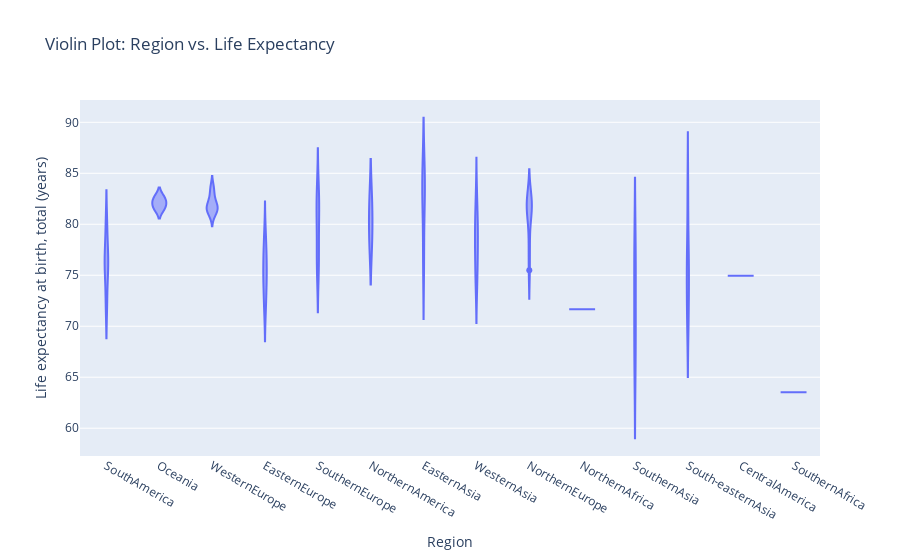

Notebook code cell kept with this figure:
### Markdown cell above
## Violin Plot

### Code cell
fig = px.violin(df, x="Region", y="Life expectancy at birth, total (years)", title="Violin Plot: Region vs. Life Expectancy")
fig.show()

### Figure 1 — Plotly figure (JSON) as saved in the notebook; plotly's stock layout.template omitted (floating-point values rounded to 4 significant figures)
{"data": [{"alignmentgroup": "True", "box": {"visible": false}, "hovertemplate": "Region=%{x}<br>Life expectancy at birth, total (years)=%{y}<extra></extra>", "legendgroup": "", "marker": {"color": "#636efa"}, "name": "", "offsetgroup": "", "orientation": "v", "scalegroup": "True", "showlegend": false, "type": "violin", "x": ["SouthAmerica", "Oceania", "WesternEurope", "EasternEurope", "WesternEurope", "SouthernEurope", "SouthAmerica", "EasternEurope", "NorthernAmerica", "SouthAmerica", "EasternAsia", "EasternAsia", "SouthAmerica", "SouthernEurope", "WesternAsia", "EasternEurope", "NorthernEurope", "NorthernAfrica", "NorthernEurope", "NorthernEurope", "WesternEurope", "WesternEurope", "SouthernEurope", "EasternEurope", "SouthernAsia", "South-easternAsia", "SouthernAsia", "NorthernEurope", "WesternAsia", "SouthernEurope", "EasternAsia", "WesternAsia", "WesternAsia", "NorthernEurope", "South-easternAsia", "CentralAmerica", "WesternEurope", "Oceania", "NorthernEurope", "SouthernAsia", "South-easternAsia", "EasternEurope", "SouthernEurope", "WesternAsia", "EasternAsia", "EasternEurope", "EasternEurope", "WesternAsia", "SouthernEurope", "South-easternAsia", "EasternEurope", "SouthernEurope", "SouthernAfrica", "SouthernEurope", "SouthernAsia", "NorthernEurope", "WesternEurope", "South-easternAsia", "SouthernEurope", "WesternAsia", "EasternEurope", "WesternAsia", "NorthernEurope", "NorthernAmerica", "SouthAmerica", "South-easternAsia"], "x0": " ", "xaxis": "x", "y": [76.37, 82.5, 81.64, 74.13, 81.49, 77.13, 75.46, 74.81, 81.95, 79.91, 84.68, 76.47, 76.92, 77.83, 80.67, 78.98, 81.1, 71.66, 78.09, 81.63, 82.58, 80.99, 81.29, 75.82, 69.17, 71.28, 76.27, 82.16, 82.55, 82.95, 84.1, 74.29, 78.83, 75.48, 75.83, 74.95, 81.76, 81.66, 82.61, 66.95, 70.95, 77.75, 81.42, 79.98, 82.63, 75.31, 72.43, 74.87, 75.54, 83.1, 77.17, 81.03, 63.54, 83.28, 76.65, 82.41, 83.55, 76.68, 75.59, 77.16, 71.78, 77.65, 81.26, 78.54, 72.25, 75.24], "y0": " ", "yaxis": "y"}], "layout": {"legend": {"tracegroupgap": 0}, "title": {"text": "Violin Plot: Region vs. Life Expectancy"}, "violinmode": "group", "xaxis": {"anchor": "y", "domain": [0, 1], "title": {"text": "Region"}}, "yaxis": {"anchor": "x", "domain": [0, 1], "title": {"text": "Life expectancy at birth, total (years)"}}}}
